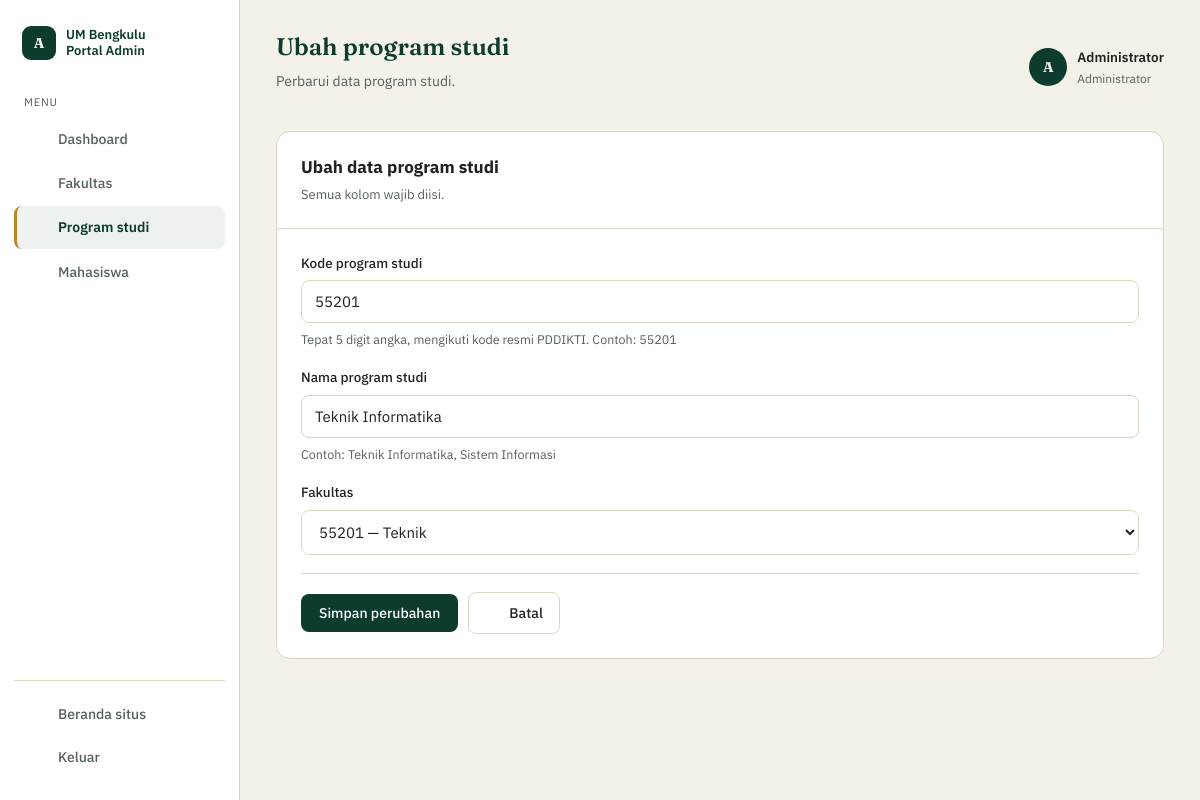
/administrator/prodi_form.php?id=1 (signed in), run on the app's committed database.
### tables this page shows
CREATE TABLE `program_studi` (
  `id` int(11) NOT NULL,
  `kode_prodi` char(5) NOT NULL,
  `programstudi` varchar(100) NOT NULL,
  `id_fakultas` int(11) NOT NULL,
  `created_at` timestamp NULL DEFAULT current_timestamp(),
  `updated_at` timestamp NULL DEFAULT current_timestamp() ON UPDATE current_timestamp()
);

CREATE TABLE `fakultas` (
  `id` int(11) NOT NULL,
  `kode_fakultas` varchar(10) NOT NULL,
  `nama_fakultas` varchar(100) NOT NULL,
  `created_at` timestamp NULL DEFAULT current_timestamp(),
  `updated_at` timestamp NULL DEFAULT current_timestamp() ON UPDATE current_timestamp()
);

### administrator/prodi_form.php (the view, shortened to what this page needs)
<?php
require __DIR__ . '/../includes/layout_admin.php';
include __DIR__ . '/../config/connection.php';
$id   = (int) ($_GET['id'] ?? 0);
$data = ['kode_prodi' => '', 'programstudi' => '', 'id_fakultas' => ''];
if ($id > 0) {
    $stmt = mysqli_prepare($koneksi, "SELECT kode_prodi, programstudi, id_fakultas FROM program_studi WHERE id = ?");
    mysqli_stmt_bind_param($stmt, 'i', $id);
    mysqli_stmt_execute($stmt);
    $baris = mysqli_fetch_assoc(mysqli_stmt_get_result($stmt));
    $data = $baris;
}
$daftar_fakultas = mysqli_fetch_all(mysqli_query($koneksi,
    "SELECT id, kode_fakultas, nama_fakultas FROM fakultas ORDER BY nama_fakultas ASC"), MYSQLI_ASSOC);
$mode_ubah = $id > 0;
?>
      <?php if (empty($daftar_fakultas)): ?>
        <div class="panel panel-tabel form-crud">
          <div class="kosong-tabel">
            <b>Belum ada fakultas</b>
            Program studi harus berada di bawah sebuah fakultas.
            <div style="margin-top:16px;"><a href="/administrator/fakultas_form.php" class="tombol-utama"><?= admin_ikon('tambah') ?>Tambah fakultas dulu</a></div>
          </div>
        </div>
      <?php else: ?>
      <div class="panel panel-tabel form-crud">
        <div class="panel-kepala">
          <div>
            <h3><?= $mode_ubah ? 'Ubah data program studi' : 'Data program studi baru' ?></h3>
            <p>Semua kolom wajib diisi.</p>
          </div>
        </div>
        <div class="panel-isi">
          <form action="/administrator/prodi_simpan.php" method="post">
            <div class="kolom">
              <label for="kode_prodi">Kode program studi</label>
              <input type="text" id="kode_prodi" name="kode_prodi" maxlength="5" inputmode="numeric"
                     pattern="[0-9]{5}" required autofocus value="<?= teks($data['kode_prodi']) ?>">
              <div class="bantuan">Tepat 5 digit angka, mengikuti kode resmi PDDIKTI. Contoh: 55201</div>
            </div>
            <div class="kolom">
              <label for="programstudi">Nama program studi</label>
              <input type="text" id="programstudi" name="programstudi" maxlength="100" required
                     value="<?= teks($data['programstudi']) ?>">
              <div class="bantuan">Contoh: Teknik Informatika, Sistem Informasi</div>
            </div>
            <div class="kolom">
              <label for="id_fakultas">Fakultas</label>
              <select id="id_fakultas" name="id_fakultas" required>
                <?php foreach ($daftar_fakultas as $f): ?>
                  <option value="<?= (int) $f['id'] ?>" <?= (int) $data['id_fakultas'] === (int) $f['id'] ? 'selected' : '' ?>>
                    <?= teks($f['kode_fakultas']) ?> — <?= teks($f['nama_fakultas']) ?>
                  </option>
                <?php endforeach; ?>
              </select>
            </div>
            <div class="aksi-form">
              <button type="submit" class="tombol-utama"><?= $mode_ubah ? 'Simpan perubahan' : 'Tambah program studi' ?></button>
              <a href="/administrator/prodi.php" class="tombol-garis"><?= admin_ikon('kembali') ?>Batal</a>
            </div>
          </form>
        </div>
      </div>
      <?php endif; ?>

### style.css (style rules this page uses)
:root { --hijau-tua: #0D3B2E; --hijau: #1F5C46; --emas: #B8862B; --krem: #F4F1E9; --tinta: #1C2321; --tinta-lembut: #55605B; --garis: #DCD5C3; --merah: #A3372B; --merah-lembut: #FBECEA; }
* { box-sizing: border-box; }
html { scroll-behavior: smooth; }
body { margin: 0; background: var(--krem); color: var(--tinta); font-family: 'IBM Plex Sans', sans-serif; line-height: 1.6; }
form .kolom { margin-bottom: 18px; }
form label { display: block; font-size: 13.5px; font-weight: 500; margin-bottom: 6px; color: var(--tinta); }
form input[type="text"], form input[type="email"], form input[type="password"], form input[type="date"], form select { width: 100%; padding: 11px 13px; font-size: 15px; font-family: inherit; border: 1px solid var(--garis); border-radius: 4px; background: #fff; color: var(--tinta); }
.panel { background: #fff; border: 1px solid var(--garis); border-radius: 14px; padding: 24px; }
.panel h3 { font-size: 16px; margin: 0 0 3px; }

### includes/layout_admin.php (style rules this page uses)
.panel-tabel { padding: 0; overflow: hidden; }
.panel-kepala { display: flex; align-items: center; justify-content: space-between; gap: 16px; flex-wrap: wrap; padding: 22px 24px; border-bottom: 1px solid var(--garis); }
.panel-kepala h3 { font-size: 17px; margin: 0; }
.panel-kepala p { font-size: 13px; color: var(--tinta-lembut); margin: 4px 0 0; }
.panel-isi { padding: 18px 24px 22px; }
.tombol-utama { display: inline-flex; align-items: center; gap: 8px; flex-shrink: 0; background: var(--hijau-tua); color: #fff; text-decoration: none; border: none; cursor: pointer; border-radius: 8px; padding: 10px 18px; font-family: inherit; font-size: 14px; font-weight: 500; }
.tombol-garis { display: inline-flex; align-items: center; gap: 8px; background: #fff; color: var(--tinta); border: 1px solid var(--garis); border-radius: 8px; padding: 9px 16px; font-family: inherit; font-size: 14px; font-weight: 500; text-decoration: none; cursor: pointer; }
.form-crud { width: 100%; max-width: none; }
.form-crud .panel-isi { padding: 24px; }
.bantuan { font-size: 12.5px; color: var(--tinta-lembut); margin-top: 6px; }
.aksi-form { display: flex; align-items: center; gap: 10px; margin-top: 10px; padding-top: 18px; border-top: 1px solid var(--garis); }
.form-crud input[type="text"], .form-crud select { border-radius: 8px; }

### data on the page
program_studi: kode_prodi "55201", programstudi "Teknik Informatika", id_fakultas "55201 — Teknik"

### other printed values
$label "Dashboard"
$label "Fakultas"
$label "Program studi"
$label "Mahasiswa"
teks($judul) "Ubah program studi"
teks($subjudul) "Perbarui data program studi."
teks($_SESSION['nama_tampil'] ?? 'Admin') "Administrator"
